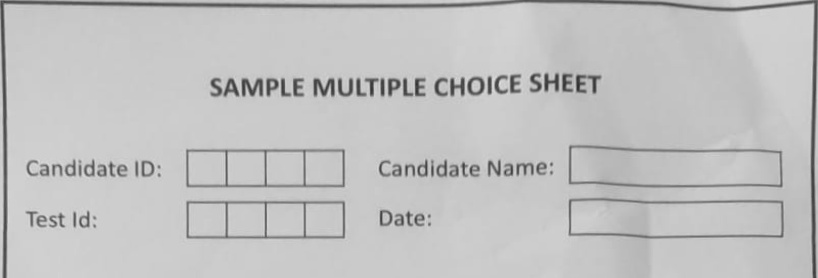
#> input picture image_processing/test.jpeg, 818 x 278 px, found by its file name
$ python trackbar.py
#> lines starting #> are read from the running program, lines starting #| are printed output that depends on the picture; after the words box and inside, x2 and y2 are one past the last pixel; in counts of white or black regions, pixels touching at a corner belong together

import cv2 as cv

max_value = 255
#max_type = 3
max_binary_value = 255
#trackbar_type = 'Type: \n 0: RETR_CCOMP \n 1: RETR_EXTERNAL \n 2: RETR_TREE \n 3: RETR_LIST'
trackbar_value = 'Thresh1'
trackbar_valuem = 'Thresh2'

window_name = 'Threshold Demo'


src=cv.imread("image_processing/test.jpeg")
#> src is the input picture: shape (278, 818, 3); min 47, max 222, mean 192.8
src = cv.resize(src, None, fx=0.4, fy=0.4)
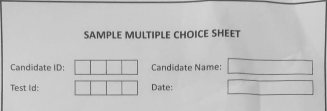
#> src: shape (111, 327, 3); min 56, max 216, mean 192.8
src_gray = cv.cvtColor(src, cv.COLOR_BGR2GRAY)


def Threshold_Demo(val):
    #0: Binary
    #1: Binary Inverted
    #2: Threshold Truncated
    #3: Threshold to Zero
    #4: Threshold to Zero Inverted
    # threshold_type = cv.getTrackbarPos(trackbar_type, window_name)
    # threshold_value = cv.getTrackbarPos(trackbar_value, window_name)
    # _, dst = cv.threshold(src_gray, threshold_value, max_binary_value, threshold_type )
    # cv.imshow(window_name, dst)

    a = cv.getTrackbarPos(trackbar_value, window_name)
    b = cv.getTrackbarPos(trackbar_valuem, window_name)
    box = cv.threshold(src_gray,a, b, cv.THRESH_BINARY_INV)[1]
    cv.imshow(window_name, box)

    # [14 lines of commented-out code are left out]


cv.namedWindow(window_name)
#cv.createTrackbar(trackbar_type, window_name , 3, max_type, Threshold_Demo)
# Create Trackbar to choose Threshold value
cv.createTrackbar(trackbar_value, window_name , 0, max_binary_value, Threshold_Demo)
#> slider 'Thresh1' is set to 85
cv.createTrackbar(trackbar_valuem, window_name , 0, max_binary_value, Threshold_Demo)
#> slider 'Thresh2' is set to 255

# Call the function to initialize
Threshold_Demo(0)
#> in Threshold_Demo, `box = cv.threshold(src_gray,a, b, cv.THRESH_BINARY_INV)[1]`:
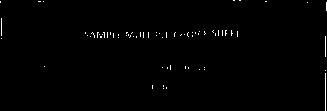
#> box: shape (111, 327); 0.77% white in thin lines or dots
# Wait until user finishes program
cv.waitKey()

$ run again, with image_processing/sample_sheet#5A.jpeg copied over image_processing/test.jpeg
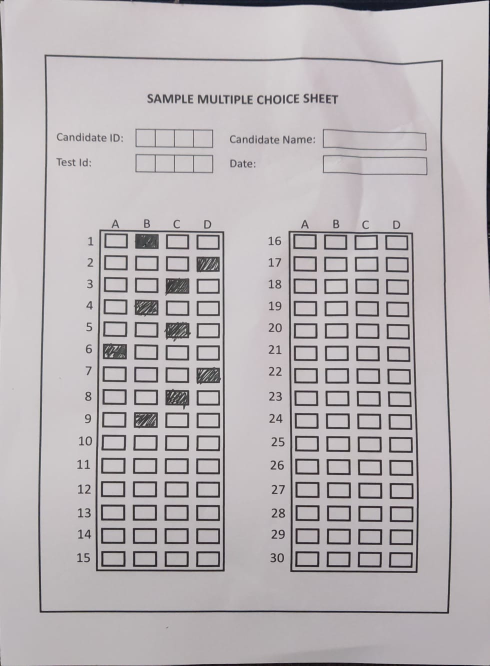
#> input picture image_processing/sample_sheet#5A.jpeg, 979 x 1332 px, found by its file name (shown at 1/2 size)
#> src is the input picture: shape (1332, 979, 3); mean B, G, R 182.1, 179.7, 185.1
#> `src = cv.resize(src, None, fx=0.4, fy=0.4)`:
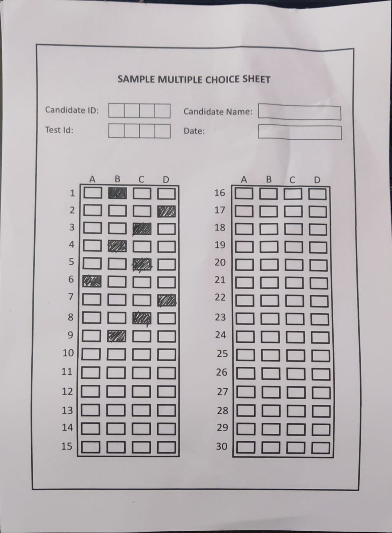
#> src: shape (533, 392, 3); mean B, G, R 181.9, 179.5, 184.9
#> in Threshold_Demo, `box = cv.threshold(src_gray,a, b, cv.THRESH_BINARY_INV)[1]`:
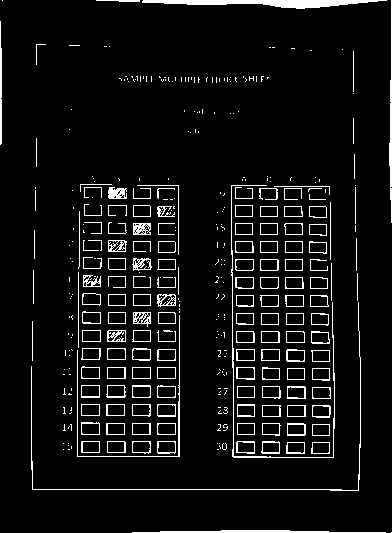
#> box: shape (533, 392); 6.6% white in thin lines or dots

$ run again, with image_processing/sample_sheet#5B.jpeg copied over image_processing/test.jpeg
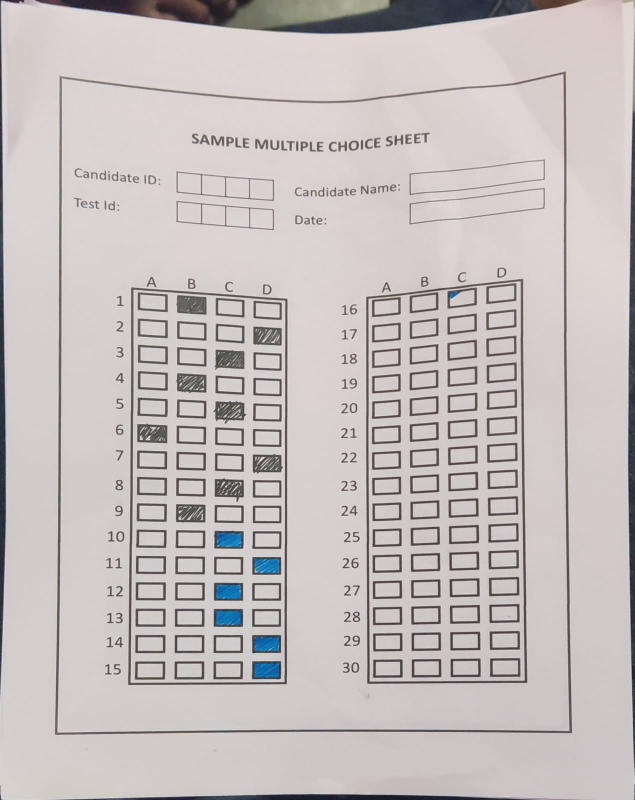
#> input picture image_processing/sample_sheet#5B.jpeg, 1269 x 1600 px, found by its file name (shown at 1/2 size)
#> src is the input picture: shape (1600, 1269, 3); mean B, G, R 189.9, 190.3, 196.8
#> `src = cv.resize(src, None, fx=0.4, fy=0.4)`:
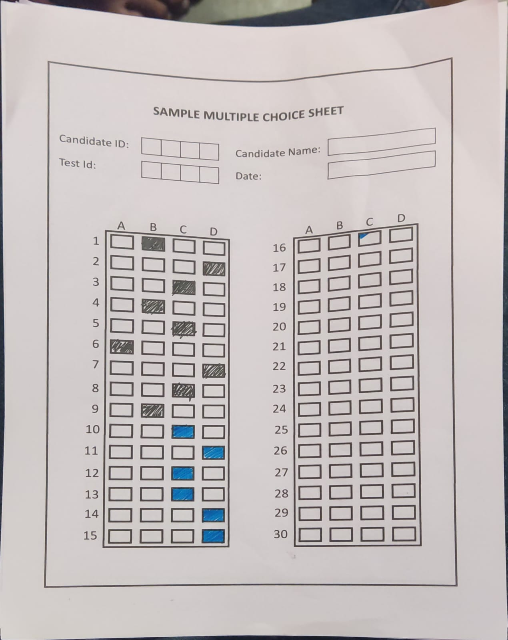
#> src: shape (640, 508, 3); mean B, G, R 189.8, 190.2, 196.7
#> in Threshold_Demo, `box = cv.threshold(src_gray,a, b, cv.THRESH_BINARY_INV)[1]`:
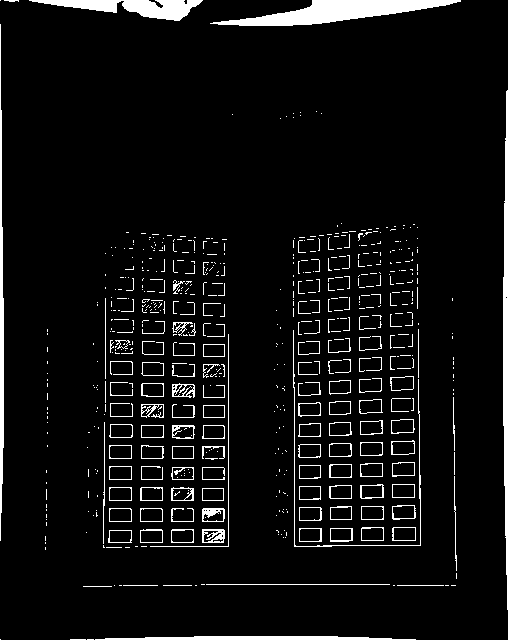
#> box: shape (640, 508); 6.1% white; 591 white regions (464 under 20 px), largest, box (x1, y1, x2, y2) and area: (210, 0, 461, 26) 3110, (503, 90, 508, 610) 1834, (29, 0, 203, 21) 1794
